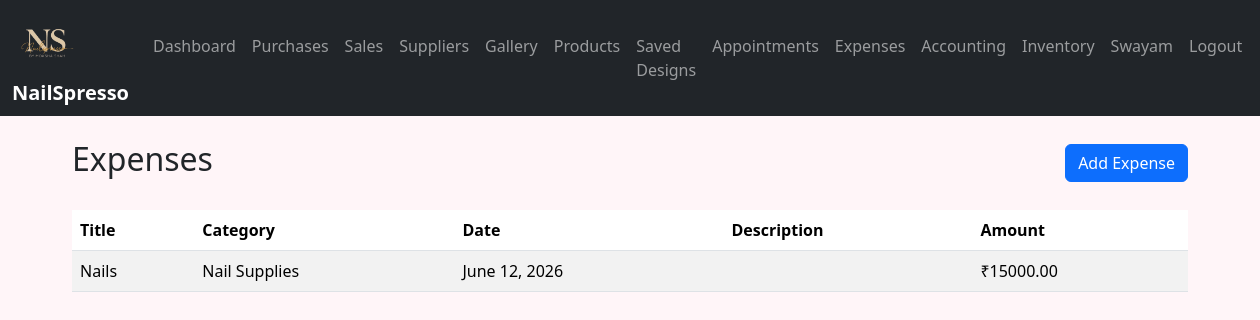
The page /expenses/ (signed in) on the database its author committed.
### accounts/models.py (models this page shows)
class User(AbstractUser):
    role = models.CharField(
        max_length=20,
        choices=ROLE_CHOICES,
        default='customer'
    )

### expenses/models.py (models this page shows, shortened)
class Expense(models.Model):
    title = models.CharField(
        max_length=200,
        null=True,
        blank=True
    )
    category = models.CharField(
        max_length=20,
        choices=CATEGORY_CHOICES,
        default="OTHER",
        null=True,
        blank=True
    )
    amount = models.DecimalField(
        max_digits=10,
        decimal_places=2,
        null=True,
        blank=True
    )
    expense_date = models.DateField(null=True, blank=True)
    description = models.TextField(
        blank=True,
        null=True
    )
    created_at = models.DateTimeField(
        auto_now_add=True
    )

### expenses/views.py (the view)
@login_required
def expense_list(request):
    expenses = Expense.objects.order_by(
        "-expense_date",
        "-created_at"
    )
    return render(
        request,
        "expenses/expense_list.html",
        {
            "expenses": expenses
        }
    )

### templates/expenses/expense_list.html (shortened to what this page needs)
{% extends "base.html" %}
{% block content %}
<div class="d-flex justify-content-between align-items-center mb-4">
    <h2>Expenses</h2>
    <a href="{% url 'expense_create' %}"
       class="btn btn-primary">
        Add Expense
    </a>
</div>
<table class="table table-striped">
    <thead>
        <tr>
            <th>Title</th>
            <th>Category</th>
            <th>Date</th>
            <th>Description</th>
            <th>Amount</th>
        </tr>
    </thead>
    <tbody>
    {% for expense in expenses %}
        <tr>
            <td>{{ expense.title }}</td>
            <td>{{ expense.get_category_display }}</td>
            <td>{{ expense.expense_date }}</td>
            <td>{{ expense.description }}</td>
            <td>₹{{ expense.amount }}</td>
        </tr>
    {% empty %}
        <tr>
            <td colspan="4">
                No expenses recorded.
            </td>
        </tr>
    {% endfor %}
    </tbody>
</table>
{% endblock %}

### templates/base.html (shortened to what this page needs)
<!DOCTYPE html>
{% load static %}
<html>
<head>
    <link href="https://cdn.jsdelivr.net/npm/bootstrap@5.3.3/dist/css/bootstrap.min.css"
          rel="stylesheet">
    <link rel="stylesheet"
          href="{% static 'css/style.css' %}">
</head>
<body>
<nav class="navbar navbar-expand-lg navbar-dark bg-dark" style="background:#ff5ca8;">
    <div class="container-fluid">
        <div class="navbar-left">
            <img style="width:70px; height:70px;" src="/media/logo.png" alt="Logo">
            <a class="navbar-brand"
               href="#">NailSpresso
            </a>
        </div>
        <div class="collapse navbar-collapse"
             id="navbar">
            <ul class="navbar-nav ms-auto">
            {% if user.is_authenticated %}
                <li class="nav-item">
                    <a class="nav-link"
                       href="/">
                        Dashboard
                    </a>
                </li>
                <li class="nav-item">
                    <a class="nav-link" href="{% url 'purchase_list' %}">
                        Purchases
                    </a>
                </li>
                <li class="nav-item">
                    <a class="nav-link"
                       href="{% url 'sale_list' %}">
                        Sales
                    </a>
                </li>
                <li class="nav-item">
                    <a class="nav-link"
                       href="{% url 'supplier_list' %}">
                       Suppliers
                    </a>
                </li>
                <li class="nav-item">
                    <a class="nav-link"
                       href="{% url 'gallery' %}">
                        Gallery
                    </a>
                </li>
                <li class="nav-item">
                    <a class="nav-link"
                       href="{% url 'product_list' %}">
                        Products
                    </a>
                </li>
                <li class="nav-item">
                    <a class="nav-link"
                       href="{% url 'saved_designs' %}">
                       Saved Designs
                    </a>
                </li>
                <li class="nav-item">
                    <a class="nav-link"
                       href="{% url 'appointment_list' %}">
                       Appointments
                    </a>
                </li>
                <li class="nav-item">
                    <a class="nav-link"
                       href="{% url 'expense_list' %}">
                        Expenses
                    </a>
                </li>
                <li class="nav-item">
                    <a class="nav-link" href="{% url 'accounting_summary' %}">
                        Accounting
                    </a>
                </li>
                <li class="nav-item">
                    <a class="nav-link" href="{% url 'inventory_list' %}">
                        Inventory
                    </a>
                </li>
                <li class="nav-item">
                    <a class="nav-link"
                    href="{% url 'profile' %}">
                        {{ user.username }}
                    </a>
                </li>
                <li class="nav-item">
                    <a class="nav-link"
                       href="{% url 'logout' %}">
                       Logout
                    </a>
                </li>
                {% endif %}
            </ul>
        </div>
    </div>
</nav>
<div class="container mt-4">
    {% block content %}
    {% endblock %}
</div>
</body>
</html>

### static/css/style.css (style rules this page uses)
body { background:#fff5f8; }
.navbar-brand { font-weight:bold; }

### rows shown on the page
User: username "Swayam"
Expense: title "Nails", category "Nail Supplies", expense_date "June 12, 2026", amount "15000.00"
